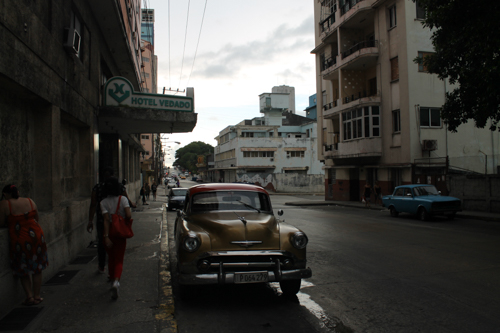
#> input picture uebung2/bild01.jpg, 500 x 333 px, found by its file name
$ jupyter execute nb2.ipynb
#> lines starting #> are read from the running program, lines starting #| are printed output that depends on the picture
# übung 2 #

[cell 1]
import matplotlib.pyplot as plt
from skimage import io
import numpy as np

[cell 2]
##2 beide Bilder einlesen
pfad = "C:/Users/Ann-Kathrin/Desktop/htwg/semester05/2DCV/uebung2/"
dateien = ["bild01.jpg", "bild02.jpg"]

bilder = [io.imread(pfad + name) for name in dateien]
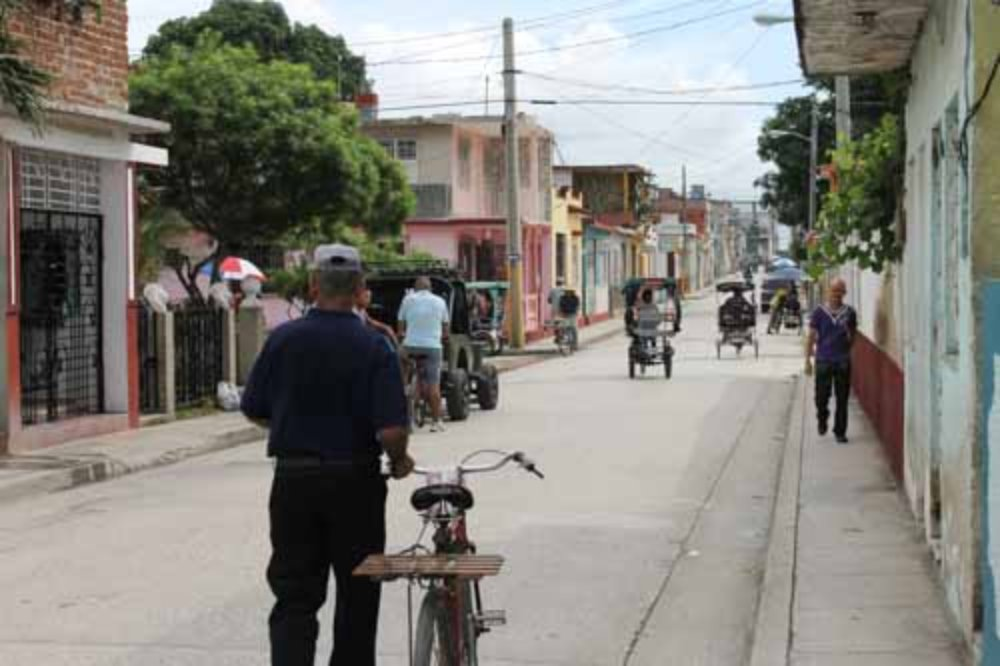
#> input picture uebung2/bild02.jpg, 1000 x 666 px, found by its file name
#> bilder = 2 items

bild01 = io.imread(pfad + dateien [0])
#> bild01 is the input picture: shape (333, 500, 3); mean R, G, B 62.9, 61.8, 58.3
bild02 = io.imread(pfad + dateien [1])
#> bild02 is the input picture: shape (666, 1000, 3); mean R, G, B 131.7, 129.6, 122.9

[cell 3]
## bilder in graustufen bild umwandeln
def bunt_zu_grau(image):
    gray = (
        0.299 * image[:, :, 0] +
        0.587 * image[:, :, 1] +
        0.114 * image[:, :, 2]
    )
    return gray.astype(np.uint8)

bild01_grau = bunt_zu_grau(bild01)
bild02_grau = bunt_zu_grau(bild02)
#> in bunt_zu_grau (call 2), `gray = ( 0.299 * image[:, :, 0] + 0.587 * image[:, :, 1] + 0.114 * ima..`:
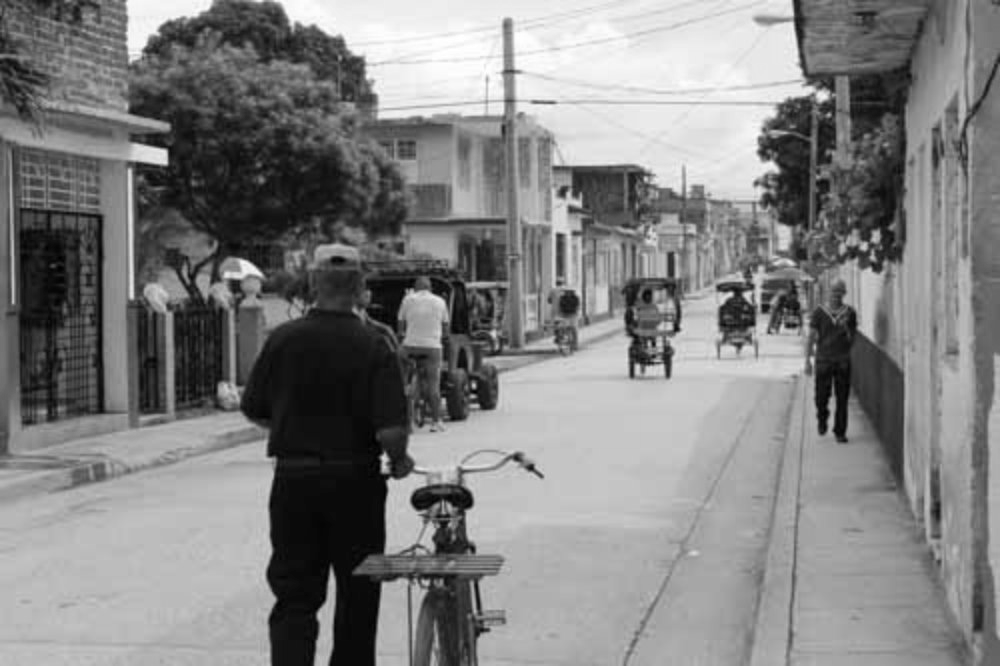
#> gray: shape (666, 1000) float64; min 0, max 255, mean 129.5

[cell 4]
plt.figure(figsize=(10,8))

plt.subplot(1,2,1)
plt.imshow(bild01_grau, cmap='gray')
plt.axis("off")

plt.subplot(1,2,2)
plt.imshow(bild02_grau, cmap='gray')
plt.axis("off")

plt.show()
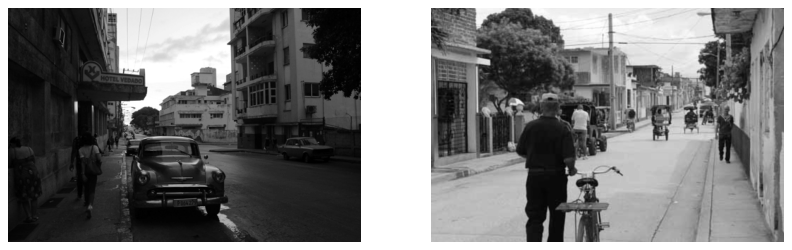
#> figure drawn by matplotlib, 2 panels

[cell 5]
#histogramm
def computeHisto(image):
    #falls bunt -> grau
    if len(image.shape) == 3:
        image = bunt_zu_grau(image)

    histo = np.zeros(256, dtype=int)

    for y in range(image.shape[0]):
        for x in range(image.shape[1]):
            histo[image[y, x]] += 1

    return histo

[cell 6]
# kumulatives histogramm
def computecumHisto(image, binSize = 256):
    histo = computecumHisto(image)

    #normieren
    histo = histo / np.sum(histo)

    #kumulieren
    cumHisto = cumHisto / np.sum(cumHisto)

    return cumHisto

Aufgabe 3 <br>
a) Unterschied homogene und nicht-homogene Punktoperation <br>
Homogene Punktoperation ist unabhänig von den Bildkoordinaten
Nicht-homogene Punktoperationen ist abhäning von der Position, Transformation ist nicht für alle Pixel gleich. <br>
b) Unterschied zwischen Punktoperationen und Filteroperationen? <br>
Bei Punktoperationen werden die Pixel unabhäning voneinander berücksichtigt <br> bei Filteroperationen bezieht die Umgebung eines Pixels mit ein (zb Glättung)

[cell 7]
# LookUpTable
def match_Histo(img_histo, ref_histo):
    # Normieren
    img_histo = img_histo / np.sum(img_histo)
    ref_histo = ref_histo / np.sum(ref_histo)

    # kumulatives histogramme
    img_cum = np.cumsum(img_histo)
    ref_cum = np.cumsum(ref_histo)

    LUT = np.zeros(256, dtype=np.uint8)

    j = 0
    for i in range(256):
        while j < 255 and ref_cum[j] < img_cum[i]:
            j += 1
        LUT[i] = j

    return LUT

[cell 8]
def apply_LUT(image, LUT):
    result = np.zeros_like(image)

    for y in range(image.shape[0]):
        for x in range(image.shape[1]):
            result[y, x] = LUT[image[y, x]]

    return result

[cell 9]
histo1 = computeHisto(bild01_grau)
#> histo1 = 256 values, max 4757 at index 3, min 5 at index 195, mean 650.4
histo2 = computeHisto(bild02_grau)
#> histo2 = 256 values, max 9775 at index 188, min 18 at index 2, mean 2601.6

# cum1 = computecumHisto(bild01_grau)
# cum2 = computecumHisto(bild02_grau)

LUT = match_Histo(histo1, histo2)
#> in match_Histo, `img_histo = img_histo / np.sum(img_histo)`: img_histo = 256 values, max 0.0286 at index 3, min 3e-05 at index 195, mean 0.00391
#> in match_Histo, `ref_histo = ref_histo / np.sum(ref_histo)`: ref_histo = 256 values, max 0.0147 at index 188, min 2.7e-05 at index 2, mean 0.00391
#> in match_Histo, `img_cum = np.cumsum(img_histo)`: img_cum = 256 values from 0.00276 to 1
#> in match_Histo, `ref_cum = np.cumsum(ref_histo)`: ref_cum = 256 values from 3e-05 to 1
#> LUT = 256 values from 7 to 255

bild01_matched = apply_LUT(bild01_grau, LUT)
#> after the loop in apply_LUT, `for y in range(image.shape[0]):`:
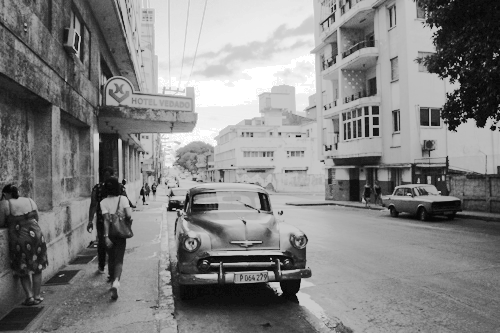
#> result: shape (333, 500); min 7, max 255, mean 130.4

#cum_matched = computecumHisto(bild01_matched)
